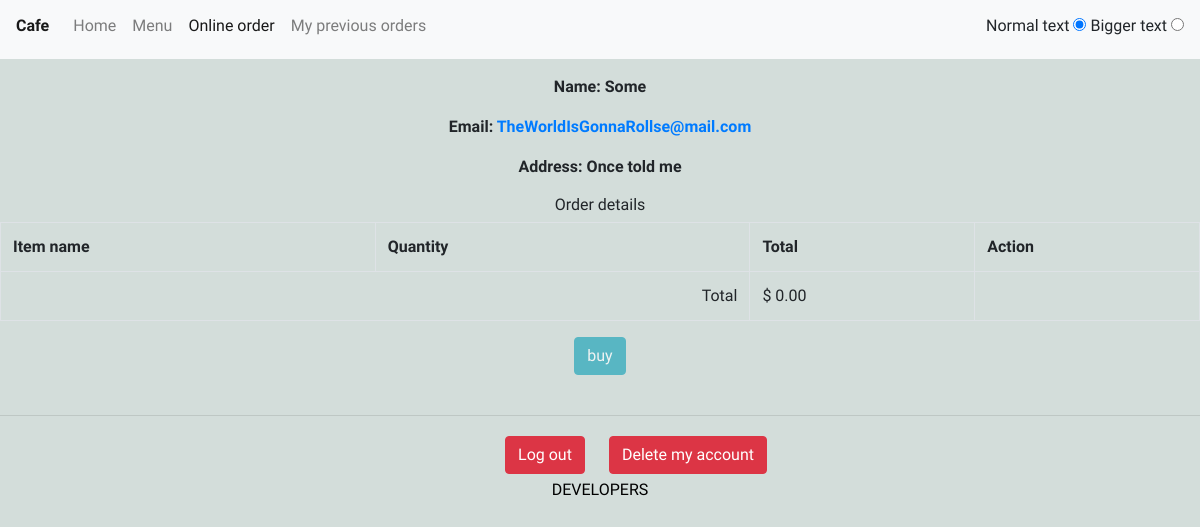
Screenshot of /cart.php (signed in) with the database file from the repository.
### tables this page shows
CREATE TABLE `users` (
  `user_id` int(11) NOT NULL,
  `user_name` varchar(30) NOT NULL,
  `user_pass` varchar(30) NOT NULL,
  `user_email` varchar(30) NOT NULL,
  `user_address` varchar(30) NOT NULL,
  `user_type_id` int(11) NOT NULL
);

### classes/VHOD.php (the view, shortened to what this page needs)
<?php
class VHOD
{
    private $user_email = " ";
    private $user_pass = " ";
    public function __construct($user_email, $user_pass)
    {
        $this->user_email = $user_email;
        $this->user_pass = $user_pass;
    }
    public function getID($conn)
    {
            $query_id = "SELECT user_id FROM users WHERE user_email LIKE ? AND user_pass LIKE ?";
            $statement = $conn->prepare($query_id);
            $statement->bind_param("ss",$this->user_email, $this->user_pass);
            $statement->execute();
            $result = $statement->get_result();
            $row = $result->fetch_assoc();
            if ($row['user_id'] != null){
                return $row['user_id'];
            }
            return null;
    }
    public function showInfo($conn){
             $user = $this->getID($conn);
            $user_info = "SELECT * FROM users WHERE user_id = ?";
            $stmt = $conn->prepare($user_info);
            $stmt->bind_param("s",$user);
            $stmt->execute();
            $result = $stmt->get_result();
            $row = $result->fetch_assoc();
            if ($row != null){
                    print "<div style='justify-content: center; font-weight: bold;'>
                    <p style='text-align: center'> Name: ".$row['user_name']."</p>
                    <p style='text-align: center'> Email: <a href='mailto:".$row['user_email']."' > ".$row['user_email']." </a></p>
                    <p style='text-align: center'> Address: ".$row['user_address'] ."</p>
                    </div>";
                }
    }
}

### styles/css.css (style rules this page uses)
body { background-color:rgb(211, 221, 218); font-family: 'Quicksand', sans-serif; }

### rows the page displays
users: user_name "Some", user_email "TheWorldIsGonnaRollse@mail.com", user_address "Once told me"

### other values shown
$total "0.00"
